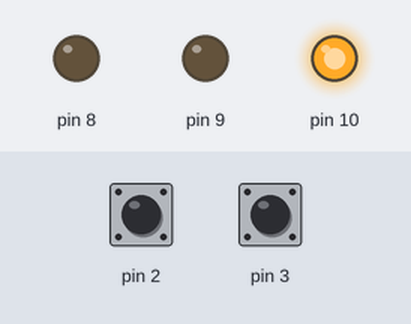
A sketch run on a simulated Arduino Uno, built with avr-gcc and run on an emulated ATmega328P. Parts: output pins drawn as LEDs (lit = HIGH). Dashed ring = blinking. The inputs (shaded band) are chosen by the test bench; at power-on: pin 3 HIGH, pin 2 HIGH.

Above: at 1.2 s.
1.3 s: pin 3 pulled LOW for 0.15 s
At 2.2 s:
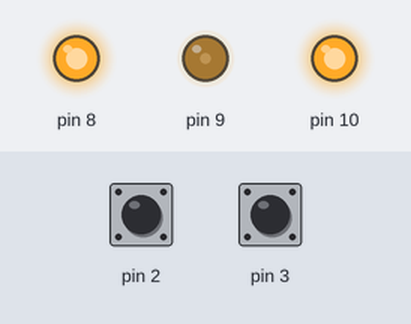
4.4 s: pin 3 pulled LOW for 1 s
At 4.8 s:
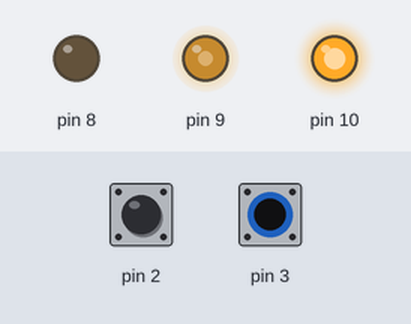
8.4 s: pin 3 pulled LOW for 0.15 s
At 9.2 s:
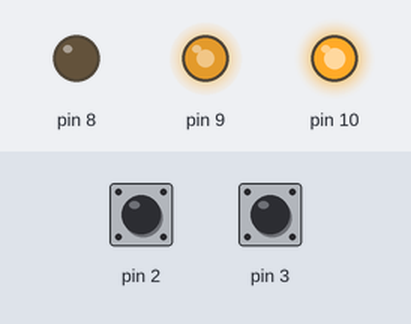
11.5 s: pin 3 pulled LOW for 3.2 s
At 13.3 s:
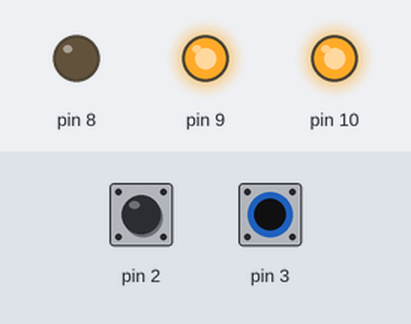
17.4 s: pin 2 pulled LOW for 0.15 s
20.4 s: pin 3 pulled LOW for 0.15 s
At 23.1 s:
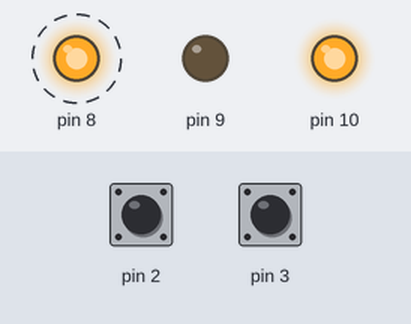
Timing chart, 0 to 24.5 s (numbered marks = the images above; inputs shaded):
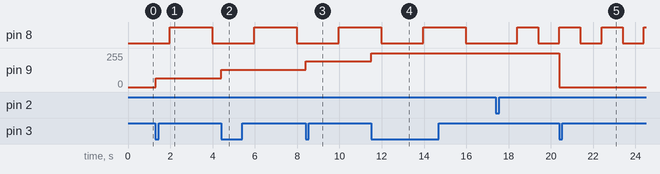

Measured:
- after the input at 1.3 s, pin 9: 0/255 → 64/255 at once
- after the input at 4.4 s, pin 9: 64/255 → 128/255 at once
- after the input at 8.4 s, pin 9: 128/255 → 192/255 at once
- after the input at 11.5 s, pin 9: 192/255 → 255/255 at once
- after the input at 20.4 s, pin 9: 255/255 → 0/255 at once

The sketch:

sketch_dec3a.ino
```cpp
#define F_CPU 16000000UL
#include <avr/io.h>
#include <avr/interrupt.h>
#include <util/delay.h>

//timer0
volatile int timer0_counter = 0;
volatile int blink_threshold = 122;
volatile int blink_speed = 0;

//timer1
volatile int brightness_level = 0;

//timer2
volatile int debounce_counter = 0;
volatile int debounce_active = 0;


int btn1_last= 0;
int btn2_last= 0;

volatile int blink_values[3] = {122, 61, 31};
volatile int pwm_values[5] = {0, 64, 128, 192, 255};


//Timer0-Blink LED
ISR(TIMER0_COMPA_vect) {
  timer0_counter++;
  if (timer0_counter >= blink_threshold) {
    timer0_counter = 0;
    PORTB ^= (1 << PB0);
  }
}

//Timer2-Debounce
ISR(TIMER2_OVF_vect) {
  if (debounce_active) {
    debounce_counter++;
    if (debounce_counter >= 15) {
      debounce_counter = 0;
      debounce_active = 0;
    }
  }
}


void setup(void) {

//GPIO Setup
  DDRB |= (1 << PB0) | (1 << PB1) | (1 << PB2);
  DDRD &= ~((1 << PD2) | (1 << PD3));
  PORTD |= (1 << PD2) | (1 << PD3);
  PORTB |= (1 << PB2);

//Timer0:CTC Mode
  TCCR0A = 0x00;
  TCCR0B = 0x00;
  TCCR0A |= (1 << WGM01);
  TCCR0B |= (1 << CS02) | (1 << CS00);
  OCR0A = 255;
  TIMSK0 |= (1 << OCIE0A);

//Timer1:FastPWM 8bit
  TCCR1A = 0x00;
  TCCR1B = 0x00;
  TCCR1A |= (1 << WGM10);
  TCCR1B |= (1 << WGM12);
  TCCR1A |= (1 << COM1A1);
  TCCR1B |= (1 << CS11) | (1 << CS10);
//startoff
  OCR1A = 0;

//Timer2:NormalMode
  TCCR2A = 0x00;
  TCCR2B = 0x00;
//Prescaler1024
  TCCR2B |= (1 << CS22) | (1 << CS21) | (1 << CS20);
    // Enable overflow interrupt

  TIMSK2 |= (1 << TOIE2);

  sei();
}


void loop(void) {

  //current states
  int btn1_pressed = ((PIND & (1 << PD2)) == 0);
  int btn2_pressed = ((PIND & (1 << PD3)) == 0);

//Button1-BlinkSpeed
  if (btn1_pressed && !btn1_last&& !debounce_active) {
    blink_speed++;
    if (blink_speed > 2) blink_speed = 0;
    blink_threshold = blink_values[blink_speed];
    timer0_counter = 0;
    debounce_active = 1;
    debounce_counter = 0;
    TCNT2 = 0;
  }
  btn1_last= btn1_pressed;
//Button2-Brightness
  if (btn2_pressed && !btn2_last&& !debounce_active) {
    brightness_level++;
    if (brightness_level > 4) brightness_level = 0;
    OCR1A = pwm_values[brightness_level];
    debounce_active = 1;
    debounce_counter = 0;
    TCNT2 = 0;
  }
  btn2_last= btn2_pressed;

  _delay_ms(10);
}


int main(void) {
  setup();
  while (1) loop();
  return 0;
}
```
